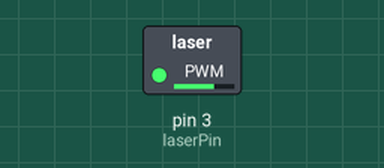
Simulated run of this sketch. Board: Arduino Uno, built with avr-gcc and run on an emulated ATmega328P. On the bench: switched loads named in the sketch (green lamp = pin HIGH). Dashed ring = blinking.

Above: at 0.05 s.
Timing chart, 0 to 3.0 s (numbered marks = the images above):
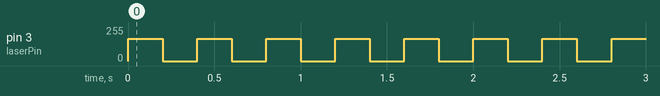

Measured:
- by itself, pin 3 (laserPin): alternates 168/255 for 0.20 s and 0/255 for 0.20 s

The sketch:

laser.ino
```cpp
int laserPin = 3;
void setup()
{
}
void loop()
{
    /* top value is 170 3V3/5V = 0.66 => 255*0.66 ~= 170 */

   analogWrite(laserPin,168);
   delay(200);
   analogWrite(laserPin,0);
   delay(200);
}
```
